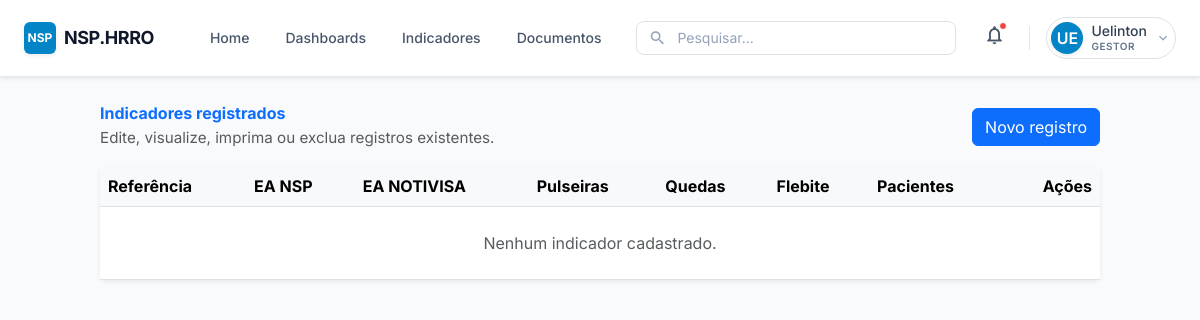
/indicadores/ (signed in), run on an earlier commit of the app's database.
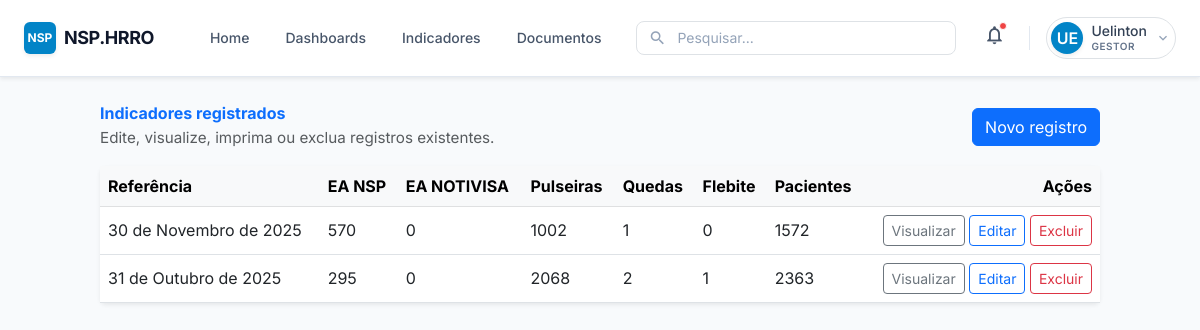
And on a later commit of the database.
### core/models.py (models this page shows, shortened)
class MetricEntry(models.Model):
    referencia = models.DateField(default=timezone.now)
    total_ea_nsp = models.PositiveIntegerField()
    total_ea_notivisa = models.PositiveIntegerField()
    total_pulseiras = models.PositiveIntegerField()
    total_ea_queda = models.PositiveIntegerField()
    total_ea_flebite = models.PositiveIntegerField()
    taxa_conformidade = models.DecimalField(max_digits=5, decimal_places=2)
    total_pacientes = models.PositiveIntegerField()
    created_at = models.DateTimeField(auto_now_add=True)
    class Meta:
        ordering = ["-created_at"]

### core/views.py (the view)
# urls.py: path("indicadores/", indicadores, name="indicadores"),
@login_required
def indicadores(request):
    registros = MetricEntry.objects.order_by("-referencia", "-created_at")
    return render(request, "nsp/indicadores.html", {"registros": registros})

### templates/nsp/indicadores.html (shortened to what this page needs)
{% extends "nsp/base.html" %}
{% block content %}
<div class="container py-4">
  <div class="d-flex flex-column flex-md-row justify-content-between align-items-center mb-3">
    <div>
      <h3 class="mb-1 fw-bold text-primary">Indicadores registrados</h3>
      <p class="text-muted mb-0" style="font-size: 0.95rem;">Edite, visualize, imprima ou exclua registros existentes.</p>
    </div>
    <a href="{% url 'coleta' %}" class="btn btn-primary">Novo registro</a>
  </div>
  <div class="card border-0 shadow-sm">
    <div class="card-body p-0">
      <div class="table-responsive">
        <table class="table align-middle mb-0">
          <thead class="table-light">
            <tr>
              <th>Referência</th>
              <th>EA NSP</th>
              <th>EA NOTIVISA</th>
              <th>Pulseiras</th>
              <th>Quedas</th>
              <th>Flebite</th>
              <th>Pacientes</th>
              <th class="text-end">Ações</th>
            </tr>
          </thead>
          <tbody>
            {% for r in registros %}
            <tr>
              <td>{{ r.referencia }}</td>
              <td>{{ r.total_ea_nsp }}</td>
              <td>{{ r.total_ea_notivisa }}</td>
              <td>{{ r.total_pulseiras }}</td>
              <td>{{ r.total_ea_queda }}</td>
              <td>{{ r.total_ea_flebite }}</td>
              <td>{{ r.total_pacientes }}</td>
              <td class="text-end">
                <a href="{% url 'indicador_detail' r.id %}" class="btn btn-sm btn-outline-secondary">Visualizar</a>
                <a href="{% url 'coleta_edit' r.id %}" class="btn btn-sm btn-outline-primary">Editar</a>
                <form action="{% url 'indicador_excluir' r.id %}" method="post" class="d-inline" onsubmit="return confirm('Excluir este registro?');">
                  <button type="submit" class="btn btn-sm btn-outline-danger">Excluir</button>
                </form>
              </td>
            </tr>
            {% empty %}
            <tr>
              <td colspan="8" class="text-center text-muted py-4">Nenhum indicador cadastrado.</td>
            </tr>
            {% endfor %}
          </tbody>
        </table>
      </div>
    </div>
  </div>
</div>
{% endblock %}

### templates/nsp/base.html (shortened to what this page needs)
<!DOCTYPE html>
<html lang="pt-BR">
<head>
    <script src="https://cdn.tailwindcss.com"></script>
    <link href="https://cdn.jsdelivr.net/npm/bootstrap@5.3.0/dist/css/bootstrap.min.css" rel="stylesheet">
    <link href="https://cdn.jsdelivr.net/npm/bootstrap-icons@1.11.1/font/bootstrap-icons.css" rel="stylesheet">
</head>
<body class="bg-slate-50 text-slate-800">
    {% if request.path|default:"" != "/login/" %}
    <nav class="fixed top-0 left-0 w-full bg-white border-b border-slate-200 z-50 shadow-sm">
        <div class="mx-auto max-w-7xl px-4 py-3 flex items-center justify-between">
            <div class="flex items-center gap-3">
                <div class="flex items-center gap-2 cursor-pointer" onclick="window.location.href='{% url 'home' %}'">
                    <div class="w-8 h-8 bg-sky-600 rounded-md flex items-center justify-center text-white font-bold text-xs shadow-sm">
                        NSP
                    </div>
                    <span class="text-slate-900 font-bold tracking-tight text-lg">NSP.HRRO</span>
                </div>
                <div class="hidden md:flex items-center gap-1 ml-6">
                    <a href="{% url 'home' %}" class="px-3 py-2 text-sm font-medium text-slate-600 rounded-md hover:text-sky-700 hover:bg-slate-50 transition-colors">Home</a>
                    <a href="{% url 'dashboard' %}" class="px-3 py-2 text-sm font-medium text-slate-600 rounded-md hover:text-sky-700 hover:bg-slate-50 transition-colors">Dashboards</a>
                    <a href="{% url 'coleta' %}" class="px-3 py-2 text-sm font-medium text-slate-600 rounded-md hover:text-sky-700 hover:bg-slate-50 transition-colors">Indicadores</a>
                    <a href="#" class="px-3 py-2 text-sm font-medium text-slate-600 rounded-md hover:text-sky-700 hover:bg-slate-50 transition-colors">Documentos</a>
                </div>
            </div>
            <div class="hidden md:block w-80">
                <div class="relative">
                    <span class="absolute inset-y-0 left-0 flex items-center pl-3 text-slate-400">
                        <span class="material-icons" style="font-size: 18px;">search</span>
                    </span>
                    <input type="text" placeholder="Pesquisar..." class="w-full rounded-lg border border-slate-300 pl-10 pr-4 py-1.5 text-sm placeholder-slate-400 focus:outline-none focus:ring-2 focus:ring-sky-500 focus:border-transparent transition-shadow">
                </div>
            </div>
            <div class="flex items-center gap-3 md:gap-4">
                <button class="relative p-2 text-slate-600 hover:bg-slate-100 rounded-full transition-colors">
                    <span class="material-icons" style="font-size: 22px;">notifications_none</span>
                    <span class="absolute top-1.5 right-1.5 w-2 h-2 bg-red-500 rounded-full border border-white"></span>
                </button>
                <div class="relative group">
                    <button class="flex items-center gap-2 p-1 pr-2 rounded-full hover:bg-slate-50 border border-transparent hover:border-slate-200 transition-all">
                        <div class="w-8 h-8 rounded-full shadow-sm bg-sky-600 text-white flex items-center justify-center font-semibold">
                            {{ request.user.username|default:'U'|slice:":2"|upper }}
                        </div>
                        <div class="hidden md:flex flex-col items-start">
                            <span class="text-sm font-medium text-slate-700 leading-tight">{{ request.user.username|default:'Usuário' }}</span>
                            <span class="text-[10px] text-slate-500 uppercase tracking-wider font-semibold">Gestor</span>
                        </div>
                        <span class="material-icons text-slate-400 hidden md:block" style="font-size: 16px;">expand_more</span>
                    </button>
                </div>
            </div>
        </div>
    </nav>
    {% endif %}
    {% if request.path|default:"" != "/login/" %}
    <main class="pt-20 pb-10 px-4 max-w-7xl mx-auto">
    {% else %}
    <main>
    {% endif %}
        {% block content %}{% endblock %}
    </main>
</body>
</html>

### templates/nsp/base.html (style rules this page uses)
body { font-family: 'Inter', sans-serif; }

What changed in the data, as far as the page shows it:
added MetricEntry: referencia "30 de Novembro de 2025", total_ea_nsp "570", total_ea_notivisa "0", total_pulseiras "1002", total_ea_queda "1", total_ea_flebite "0", total_pacientes "1572"
added MetricEntry: referencia "31 de Outubro de 2025", total_ea_nsp "295", total_ea_notivisa "0", total_pulseiras "2068", total_ea_queda "2", total_ea_flebite "1", total_pacientes "2363"
Also different on the page:
text no longer shown: "Nenhum indicador cadastrado."
